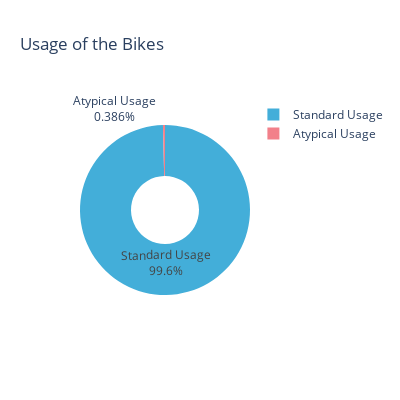

Notebook cell for this chart:
### Code cell
# Plot usage
fig = go.Figure(go.Pie(values=usage['ride_id'],
                       labels=usage['trip_leng'],
                       hole=0.4,
                       marker=dict(colors=custom_cols)))
# Update Layout
fig.update_traces(textinfo='percent+label')
fig.update_layout(title='Usage of the Bikes',
                  height=400,
                  width=400)

### Figure 1 — Plotly figure (JSON) as saved in the notebook; plotly's stock layout.template omitted (floating-point values rounded to 4 significant figures)
{"data": [{"hole": 0.4, "labels": ["Atypical Usage", "Standard Usage"], "marker": {"colors": ["#F2808A", "#43AED9"]}, "textinfo": "percent+label", "type": "pie", "values": [3819, 984978]}], "layout": {"height": 400, "title": {"text": "Usage of the Bikes"}, "width": 400}}
